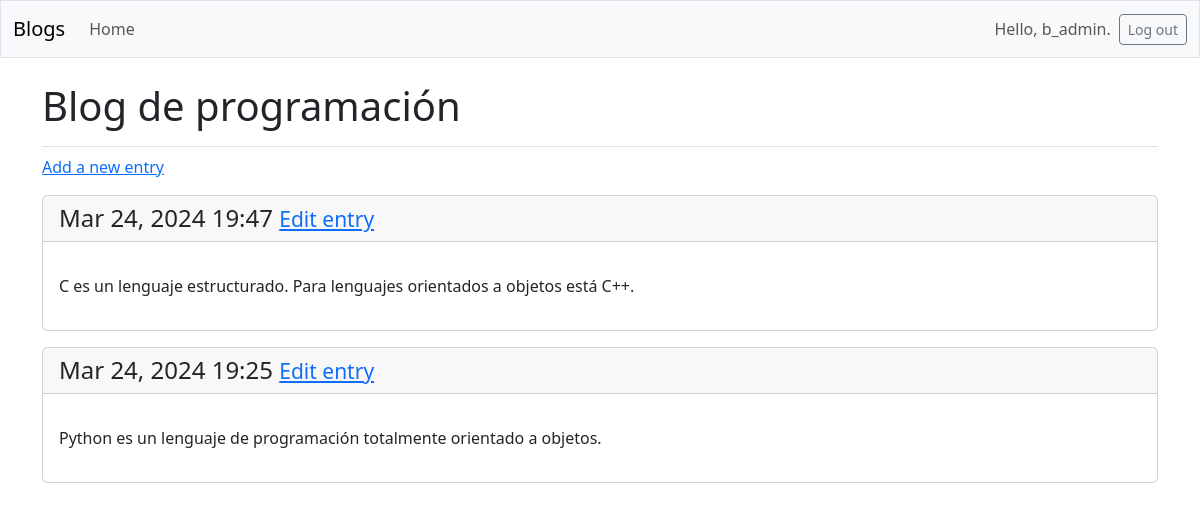
Page /blogs/2/ (signed in) on the committed database.
### blogs/models.py (models this page shows, shortened)
class Blog (models.Model):
    title = models.CharField(max_length = 200)
    description = models.TextField()
    date_added = models.DateTimeField(auto_now_add = True)
    owner = models.ForeignKey(User, on_delete = models.CASCADE)

class BlogEntry (models.Model):
    blog =  models.ForeignKey(Blog, on_delete = models.CASCADE)
    title = models.CharField(max_length = 100, default = 'Sin título')
    text = models.TextField()
    date_added = models.DateTimeField(auto_now_add = True)
    class Meta:
        verbose_name_plural = 'blog_entries'

### blogs/views.py (the view)
# urls.py: path('blogs/<int:blog_id>/', views.blog, name = 'blog'),
@login_required
def blog(request, blog_id):
    blog = Blog.objects.get(id = blog_id)
    entries = blog.blogentry_set.order_by('-date_added')
    context = {'blog': blog, 'entries': entries}
    return render(request, 'blogs/blog.html', context)

### blogs/templates/blogs/blog.html
{% extends 'blogs/base.html' %}
{% block page_header %}
    <h1>{{ blog.title }}</h1>
{% endblock page_header %}
{% block content %}
    <p>
        <a href="{% url 'blogs:new_entry' blog.id %}">
            Add a new entry</a>
    </p>
    {% for entry in entries %}
        <div class="card mb-3">
            <h4 class = "card-header">
                {{ entry.date_added|date:'M d, Y H:i' }}
                <small><a href="{% url 'blogs:edit_entry' entry.id %}">
                        Edit entry</a></small>
            </h4>
            <div class="card-body">
                <p class="card-text">{{ entry.text|linebreaks }}</p></div>
        </div>
    {% empty %}
        <li>No entries have been added yet.</li>
    {% endfor %}
{% endblock content %}

### blogs/templates/blogs/base.html (shortened to what this page needs)
<!doctype html>
<html lang="en">
<head>
    {% load django_bootstrap5 %}
    {% bootstrap_css %}
</head>
<body>
    <nav class="navbar navbar-expand-md navbar-light bg-light mb-4 border">
        <div class="container-fluid">
            <a class="navbar-brand" href="{% url 'blogs:index' %}">Blogs</a>
            <div class="collapse navbar-collapse" id="navbarCollapse">
                <ul class="navbar-nav me-auto mb-2 mb-md-0">
                    <li class="nav-item">
                        <a class="nav-link" href="{% url 'blogs:blogs' %}">
                            Home</a></li>
                </ul>
                <ul class="navbar-nav ms-auto mb-2 mb-md-0">
                    {% if user.is_authenticated %}
                        <li class="nav-item">
                            <span class="navbar-text me-2">
                                Hello, {{ user.username }}.</span></li>
                    {% endif %}
                </ul>
                {% if user.is_authenticated %}
                <form action="{% url 'accounts:logout' %}" method="post">
                    <button name="submit"
                    class="btn btn-outline-secondary btn-sm">
                    Log out</button>
                </form>
                {% endif %}
            </div>
        </div>
    </nav>
    <main class="container">
        <div class="pb-2 mb-2 border-bottom">
            {% block page_header %}{% endblock page_header %}
        </div>
        <div>
            {% block content %}{% endblock content %}
        </div>
    </main>
</body>
</html>

### rows in the picture
Blog: title "Blog de programación"
BlogEntry: date_added "Mar 24, 2024 19:47", text "C es un lenguaje estructurado. Para lenguajes orientados a objetos está C++."
BlogEntry: date_added "Mar 24, 2024 19:25", text "Python es un lenguaje de programación totalmente orientado a objetos."

### other values in the picture
{{ user.username }} "b_admin"
